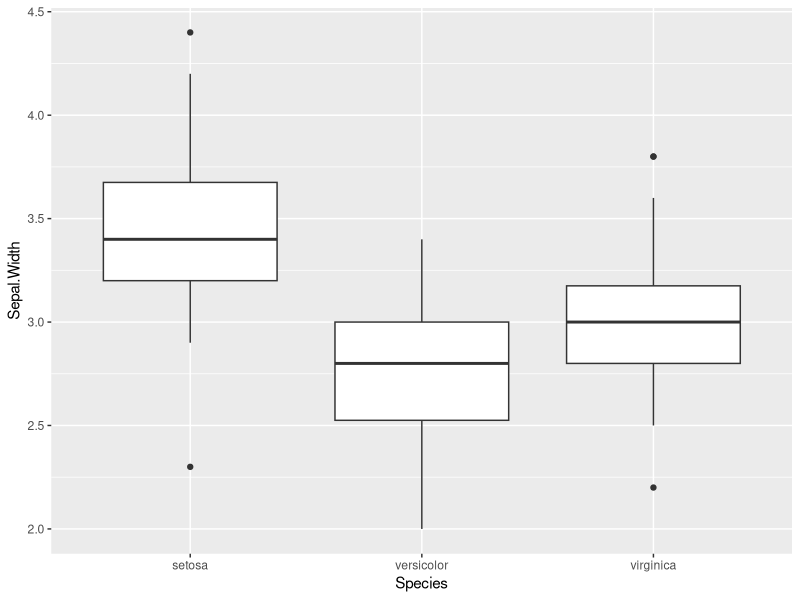
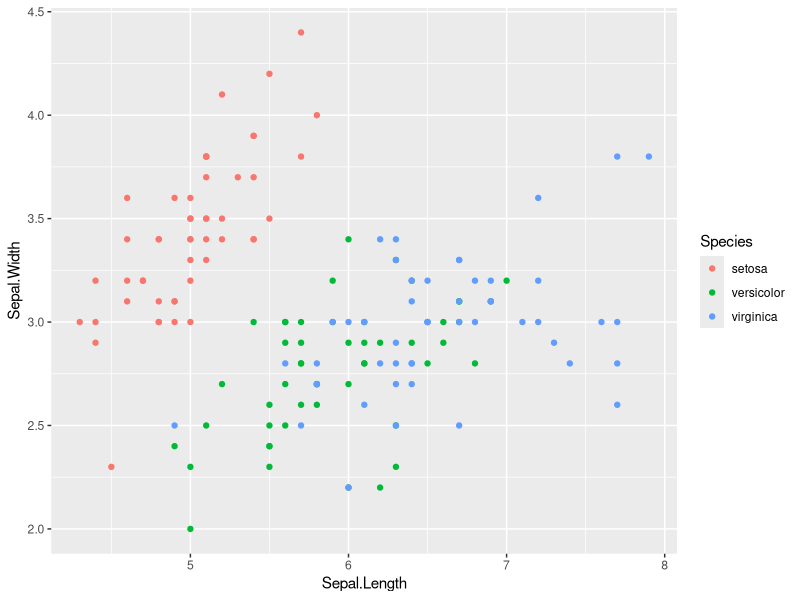

These figures' R source, in order:
#a
library(reshape2)
data(iris)
melted_data <- melt(iris, id.vars = "Species")

casted_data <- dcast(melted_data, Species ~ variable, mean)


#b
library(ggplot2)
data(iris)

ggplot(iris, aes(x = Species, y = Sepal.Width)) +
  geom_boxplot()


#c
library(ggplot2)
data(iris)

ggplot(iris, aes(x = Sepal.Length, y = Sepal.Width, color = Species)) +
  geom_point()


